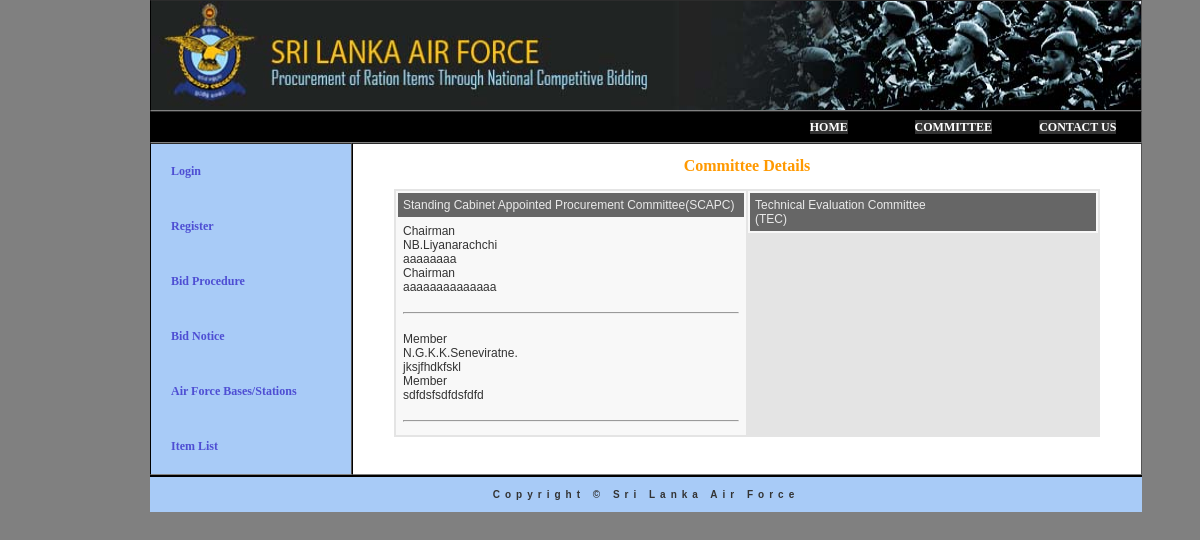
Screenshot of /committee.php with the database file from the repository.
### tables this page shows
CREATE TABLE IF NOT EXISTS `committemember` (
  `comMemId` int(2) NOT NULL AUTO_INCREMENT,
  `memName` varchar(50) NOT NULL,
  `memPosition` varchar(15) NOT NULL,
  `memWorkPlace` varchar(75) NOT NULL,
  `workPlaceAddress` varchar(200) NOT NULL,
  `occupation` varchar(50) NOT NULL,
  `phoneNo1` int(10) NOT NULL,
  `phoneNo2` int(10) NOT NULL,
  `email` varchar(30) NOT NULL,
  `faxNo` int(10) NOT NULL,
  `appoinmentDate` date NOT NULL,
  `endDate` date NOT NULL,
  `ComitteeID` int(11) NOT NULL,
  PRIMARY KEY (`comMemId`)
);

### committee.php (the view, shortened to what this page needs)
<!DOCTYPE html PUBLIC "-//W3C//DTD XHTML 1.0 Transitional//EN" "http://www.w3.org/TR/xhtml1/DTD/xhtml1-transitional.dtd">
<html xmlns="http://www.w3.org/1999/xhtml">
<head>
<link href="include/MyStyle.css" rel="stylesheet" type="text/css" media="all" />
<link href="SpryAssets/SpryMenuBarHorizontal.css" rel="stylesheet" type="text/css" />
</head>
<body>
<table width="990" border="1" cellspacing="0" cellpadding="0" class="maintable" bgcolor="#A8CBF7">
  <tr >
      <td  colspan="3"  height="109" bgcolor="#000000"><img src="images/new.jpg" width="990" height="109"></td>
  </tr>
  <tr>
    	<td  colspan="3" height="30" align="center"  bgcolor="#000000">
			<?php
			include("include_Mainmenu.php");
			?>
		</td>
  </tr>
  <tr>
    	<td width="200" valign="top">
			<?php
			include("include_SubMenu.php");
			?>
		</td>
    	<td width="790" valign="top" align="center" bgcolor="#FFFFFF">
<h2 class="pageHeading">Committee Details</h2>
<table width="700" boSrder="1" cellpadding="0" class="contactTable" >
  <tr>
    	<td valign="top">
   			 <?php
			include("Include_Connection.php");
			 $sql = "SELECT * FROM committemember WHERE ComitteeID=1";
			 $result = mysql_query($sql, $conn) or die(mysql_error());
  				?>
 <table width="350" border="0" cellpadding="5" class="subtable">
  <tr>
    	<td class="subtableheading" valign="top" height="50">Standing Cabinet Appointed Procurement Committee(SCAPC)</td>
  </tr>
   			<?php
  			 while ($newArray = mysql_fetch_array($result))
			 {
	 		?>
  <tr>
   	 <td>
		<?php echo $newArray['memPosition'];?><br/>
   		 <?php echo $newArray['memName'];?><br/>
    	<?php echo $newArray['occupation'];?><br/>
    	<?php echo $newArray['memWorkPlace'];?><br/>
    	<?php echo $newArray['workPlaceAddress'];?>
      </td>
  </tr>
  <tr>
  	<td><hr/></td>
  </tr>
  	 <?php }?>
</table>
</td>
    <td valign="top">
 <table width="350" border="0" cellpadding="5" class="subtable">
  <tr>
   	 <td class="subtableheading" height="50">Technical Evaluation Committee<br/>(TEC)</td>
  </tr>
</table>
		</td>
 </tr>
</table>
	  </td>
  </tr>
  <tr>
    	<td colspan="3" align="center" class="copyr" height="35"> Copyright &copy; Sri Lanka Air Force</td>
  </tr>
</table>
</body>
</html>

### include/MyStyle.css (style rules this page uses)
body { font-family: Georgia, "Times New Roman", Times, serif; font-size: 12px; background-color:#808080 ; margin-top: 0px; margin-right: 0px; margin-bottom: 0px; margin-left: 150px; }
img { background-color: #E5E5E5; border:; }
.copyr { font-family: Verdana, Geneva, sans-serif; font-size: 10px; font-style: normal; font-weight: bold; font-variant: normal; color: #333; text-decoration: none; letter-spacing: 5px; border-top-width: 2px; border-right-width: 0px; border-bottom-width: 0px; border-left-width: 0px; border-top-color: #000; border-right-color: #000; border-bottom-color: #000; border-left-color: #000; }
.maintable { font-family: Verdana, Geneva, sans-serif; font-size: 12px; color: #000; margin: 0px; border-top-width: 0px; border-right-width: 0px; border-bottom-width: 0px; border-left-width: 0px; border-top-style: none; border-right-style: solid; border-bottom-style: none; border-left-style: solid; border-right-color: #000; border-left-color: #000; background-color: #A8CBF7; }
.subtable { font-family: Verdana, Geneva, sans-serif; font-size: 12px; background-color: #F8F8F8; border-top-color: #000; border-right-color: #000; border-bottom-color: #000; border-left-color: #000; border-top-width: 0px; border-right-width: 0px; border-bottom-width: 0px; border-left-width: 0px; }
.subtableheading { font-family: Verdana, Geneva, sans-serif; font-size: 12px; color: #EAEAEA; text-decoration: none; background-color: #666; text-align: left; height: auto; }
.contactTable { font-family: Georgia, "Times New Roman", Times, serif; font-size: 12px; color: #333; text-decoration: none; margin: 0px; border: 0px solid #333; background-color: #E4E4E4; }
.pageHeading { font-family: Georgia, "Times New Roman", Times, serif; font-size: 16px; color: #F90; font-weight: bold; }

### rows the page displays
committemember: memPosition "Chairman", memName "NB.Liyanarachchi", occupation "aaaaaaaa", memWorkPlace "Chairman", workPlaceAddress "aaaaaaaaaaaaaa"
committemember: memPosition "Member", memName "N.G.K.K.Seneviratne.", occupation "jksjfhdkfskl", memWorkPlace "Member", workPlaceAddress "sdfdsfsdfdsfdfd"
